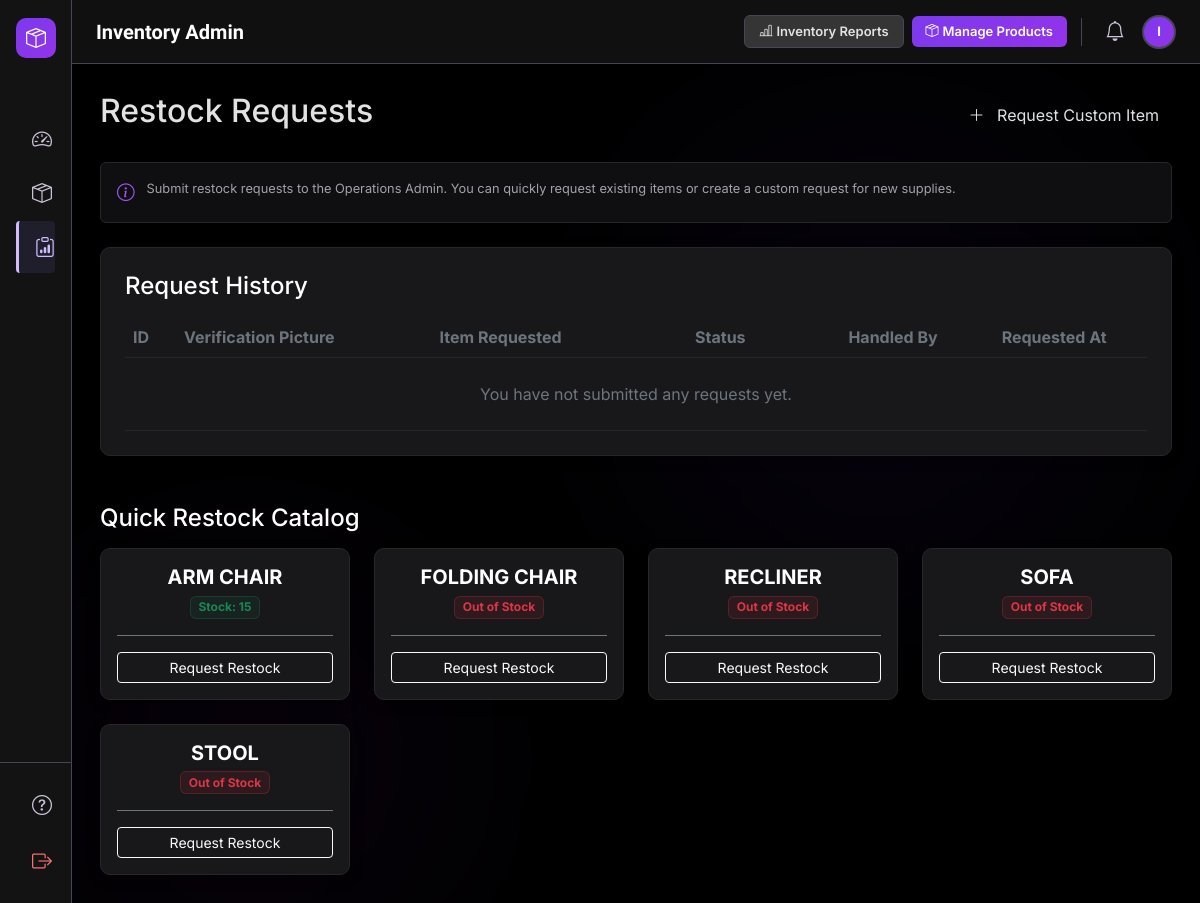
/public/admin/inventoryAdmin/request.php (signed in), run on an earlier commit of the app's database.
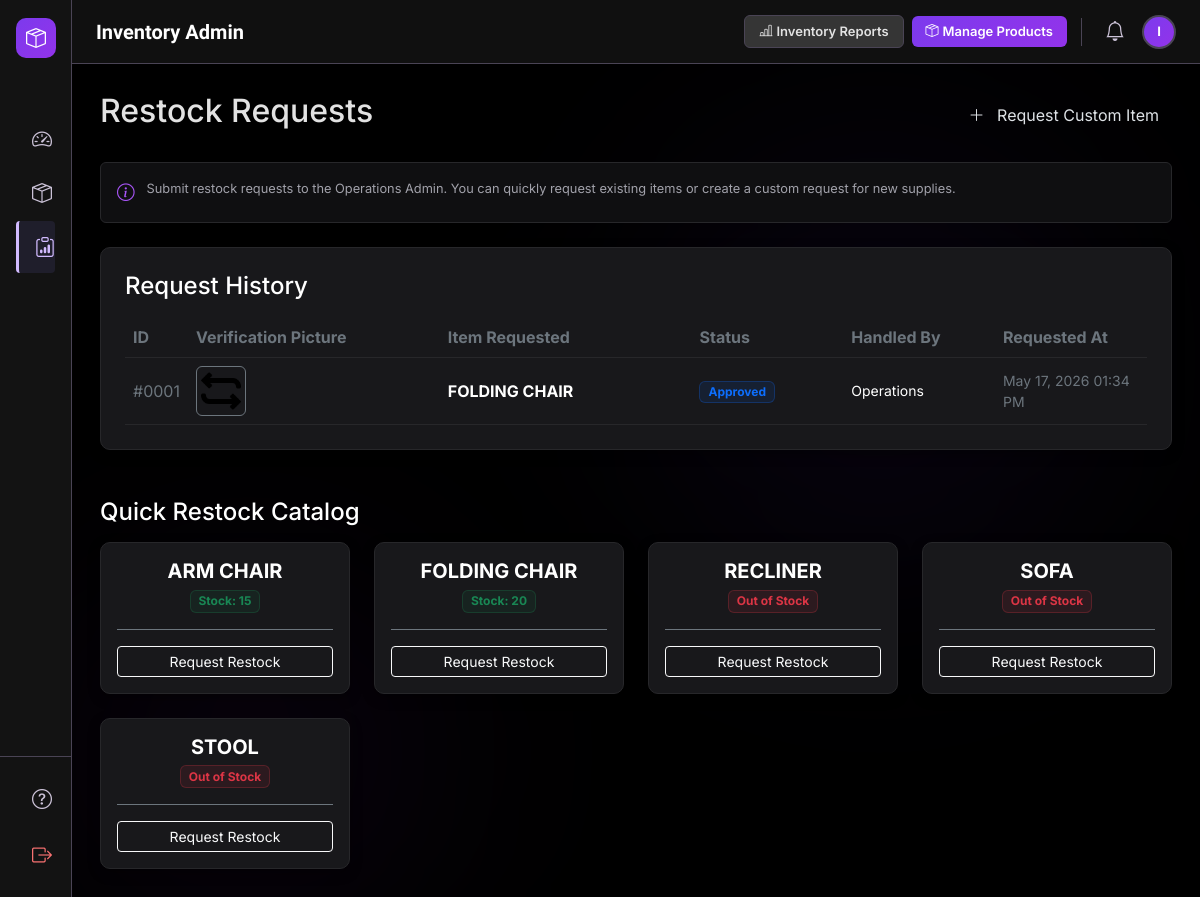
And on a later commit of the database.
### tables this page shows
CREATE TABLE `inventory` (
  `id` int(11) NOT NULL,
  `name` varchar(100) NOT NULL,
  `quantity` int(11) DEFAULT 0,
  `updated_at` timestamp NOT NULL DEFAULT current_timestamp() ON UPDATE current_timestamp(),
  `status` varchar(20) GENERATED ALWAYS AS (case when `quantity` = 0 then 'Out of Stock' when `quantity` < 15 then 'Low' else 'Good' end) STORED,
  `last_verification_image` varchar(255) DEFAULT NULL,
  `updated_by` varchar(100) DEFAULT NULL
);

CREATE TABLE `requests` (
  `id` int(11) NOT NULL,
  `request_image` varchar(255) NOT NULL,
  `item_requested` varchar(100) NOT NULL,
  `requested_by` varchar(100) NOT NULL,
  `requested_at` timestamp NOT NULL DEFAULT current_timestamp(),
  `status` enum('Pending','Approved','Rejected','Completed') DEFAULT 'Pending',
  `handled_by` varchar(100) DEFAULT NULL
);

### public/admin/inventoryAdmin/request.php (the view, shortened to what this page needs)
<?php
require_once '../../../config/db.php';
$inv_stmt = $pdo->prepare("SELECT id, name, quantity, status FROM inventory ORDER BY name ASC");
$inv_stmt->execute();
$inventory_items = $inv_stmt->fetchAll(PDO::FETCH_ASSOC);
$req_stmt = $pdo->prepare("SELECT id, request_image, item_requested, requested_at, status, handled_by FROM requests ORDER BY requested_at DESC");
$req_stmt->execute();
$my_requests = $req_stmt->fetchAll(PDO::FETCH_ASSOC);
require_once '../../../includes/inventoryAdminHeader.php';
?>
<div class="dashboard">
    <div class="d-flex justify-content-between align-items-center mb-4">
        <h2>Restock Requests</h2>
        <button class="btn btn-primary-purple" data-bs-toggle="modal" data-bs-target="#customRequestModal">
            <i class="bi bi-plus-lg me-2"></i> Request Custom Item
        </button>
    </div>
    <div class="info-box mb-4">
        <i class="bi bi-info-circle"></i>
        <span>Submit restock requests to the Operations Admin. You can quickly request existing items or create a custom request for new supplies.</span>
    </div>
    <div class="card p-4 mb-5">
        <h4 class="text-white mb-3">Request History</h4>
        <div class="table-responsive">
            <table class="table table-dark table-hover mb-0">
                <thead>
                    <tr>
                        <th class="text-secondary" style="width: 5%;">ID</th>
                        <th class="text-secondary" style="width: 25%;">Verification Picture</th>
                        <th class="text-secondary" style="width: 25%;">Item Requested</th>
                        <th class="text-secondary" style="width: 15%;">Status</th>
                        <th class="text-secondary" style="width: 15%;">Handled By</th>
                        <th class="text-secondary" style="width: 15%;">Requested At</th>
                    </tr>
                </thead>
                <tbody>
                    <?php if (count($my_requests) > 0): ?>
                        <?php foreach ($my_requests as $req): ?>
                            <tr>
                                <td class="align-middle text-secondary">#<?php echo str_pad($req['id'], 4, '0', STR_PAD_LEFT); ?></td>
                                <td class="align-middle">
                                    <a href="../../uploads/inventory/requests/<?php echo htmlspecialchars($req['request_image']); ?>" target="_blank">
                                        <img src="../../uploads/inventory/requests/<?php echo htmlspecialchars($req['request_image']); ?>" alt="Proof" class="img-thumbnail border-secondary bg-transparent" style="max-height: 50px; object-fit: cover;">
                                    </a>
                                </td>
                                <td class="align-middle text-white fw-bold"><?php echo htmlspecialchars($req['item_requested']); ?></td>
                                <td class="align-middle">
                                    <?php if ($req['status'] === 'Pending'): ?>
                                        <span class="badge bg-warning bg-opacity-10 text-warning border border-warning border-opacity-25 px-2 py-1">Pending</span>
                                    <?php elseif ($req['status'] === 'Approved'): ?>
                                        <span class="badge bg-primary bg-opacity-10 text-primary border border-primary border-opacity-25 px-2 py-1">Approved</span>
                                    <?php elseif ($req['status'] === 'Completed'): ?>
                                        <span class="badge bg-success bg-opacity-10 text-success border border-success border-opacity-25 px-2 py-1">Completed</span>
                                    <?php else: ?>
                                        <span class="badge bg-danger bg-opacity-10 text-danger border border-danger border-opacity-25 px-2 py-1">Rejected</span>
                                    <?php endif; ?>
                                </td>
                                <td class="align-middle text-white small">
                                    <?php echo $req['handled_by'] ? htmlspecialchars($req['handled_by']) : '<span class="text-secondary">Awaiting Admin</span>'; ?>
                                </td>
                                <td class="align-middle text-secondary small">
                                    <?php echo date('M d, Y h:i A', strtotime($req['requested_at'])); ?>
                                </td>
                            </tr>
                        <?php endforeach; ?>
                    <?php else: ?>
                        <tr>
                            <td colspan="6" class="text-center text-secondary py-4">You have not submitted any requests yet.</td>
                        </tr>
                    <?php endif; ?>
                </tbody>
            </table>
        </div>
    </div>
    <h4 class="text-white mb-3">Quick Restock Catalog</h4>
    <div class="row g-4">
        <?php foreach ($inventory_items as $item): ?>
            <div class="col-md-4 col-lg-3">
                <div class="card h-100">
                    <div class="card-body d-flex flex-column text-center">
                        <div class="mb-3">
                            <h5 class="card-title text-white fw-bold mb-1"><?php echo htmlspecialchars($item['name']); ?></h5>
                            <?php if ($item['status'] === 'Out of Stock'): ?>
                                <span class="badge bg-danger bg-opacity-10 text-danger border border-danger border-opacity-25">Out of Stock</span>
                            <?php elseif ($item['status'] === 'Low'): ?>
                                <span class="badge bg-warning bg-opacity-10 text-warning border border-warning border-opacity-25">Low Stock (<?php echo $item['quantity']; ?>)</span>
                            <?php else: ?>
                                <span class="badge bg-success bg-opacity-10 text-success border border-success border-opacity-25">Stock: <?php echo $item['quantity']; ?></span>
                            <?php endif; ?>
                        </div>
                        <div class="mt-auto pt-3 border-top border-secondary">
                            <button class="btn btn-outline-light w-100 btn-sm" data-bs-toggle="modal" data-bs-target="#restockModal" data-item="<?php echo htmlspecialchars($item['name']); ?>">
                                Request Restock
                            </button>
                        </div>
                    </div>
                </div>
            </div>
        <?php endforeach; ?>
    </div>
</div>
<?php
require_once '../../../includes/inventoryAdminFooter.php';
?>

### includes/inventoryAdminHeader.php (shortened to what this page needs)
<?php
$current_page = basename($_SERVER['PHP_SELF']);
?>
<!DOCTYPE html>
<html lang="en" data-bs-theme="dark">
<head>
    <link href="https://cdn.jsdelivr.net/npm/bootstrap@5.3.3/dist/css/bootstrap.min.css" rel="stylesheet">
    <link rel="stylesheet" href="https://cdn.jsdelivr.net/npm/bootstrap-icons@1.11.3/font/bootstrap-icons.min.css">
</head>
<body>
<?php if (isset($_SESSION['user_id'])): ?>
    <div class="bg-aura">
    </div>
    <aside class="app-sidebar" id="appSidebar">
        <div class="sidebar-brand">
            <div class="sidebar-brand-icon">
                <i class="bi bi-box-seam text-white fs-5"></i>
            </div>
        </div>
        <nav class="flex-grow-1 d-flex flex-column px-3 py-2" style="gap:2px; overflow-y:auto;">
            <a href="inventoryAdmin.php" class="sidebar-link <?php echo $current_page == 'inventoryAdmin.php' ? 'active' : ''; ?>">
                <i class="bi bi-speedometer2 fs-5"></i>
            </a>
            <a href="inventory.php" class="sidebar-link <?php echo $current_page == 'inventory.php' ? 'active' : ''; ?>">
                <i class="bi bi-box-seam fs-5"></i>
            </a>
            <a href="request.php" class="sidebar-link <?php echo $current_page == 'request.php' ? 'active' : ''; ?>">
                <i class="bi bi-clipboard-data fs-5"></i>
            </a>
        </nav>
        <div class="d-flex flex-column px-3 py-3 gap-1" style="border-top:1px solid var(--outline-variant)">
            <a href="#" class="sidebar-link">
                <i class="bi bi-question-circle fs-5"></i>
            </a>
            <a href="/VENTO-corp/public/logout.php" class="sidebar-link" style="color:#f87171">
                <i class="bi bi-box-arrow-right fs-5"></i>
            </a>
        </div>
    </aside>
    <header class="app-topbar">
        <div class="d-flex align-items-center gap-3">
            <h1 class="font-headline-sm text-white mb-0 d-none d-lg-block">Inventory Admin</h1>
        </div>
        <div class="d-flex align-items-center gap-2">
            <div class="d-flex align-items-center gap-2 topbar-actions">
                <button class="btn-topbar-outline">
                    <i class="bi bi-bar-chart-line me-1"></i>Inventory Reports
                </button>
                <button class="btn-topbar-primary">
                    <i class="bi bi-box-seam me-1"></i>Manage Products
                </button>
            </div>
            <button class="icon-btn d-none d-md-flex">
                <i class="bi bi-bell fs-5"></i>
            </button>
            <div class="user-avatar" title="<?php echo htmlspecialchars($_SESSION['first_name'] . ' ' . ($_SESSION['last_name'] ?? '')); ?>">
                <?php
                    $initials = strtoupper(substr($_SESSION['first_name'] ?? 'U', 0, 1));
                    echo $initials;
                ?>
            </div>
        </div>
    </header>
    <main class="app-main position-relative" style="z-index:10;">
        <div style="max-width:1400px;margin:0 auto;">
<?php else: ?>
    <main class="container-fluid flex-grow-1 p-4">
<?php endif; ?>

### includes/inventoryAdminFooter.php (shortened to what this page needs)
<?php if (isset($_SESSION['user_id'])): ?>
        </div>
    </main>
<?php else: ?>
    </main>
<?php endif; ?>
</body>
</html>

### includes/inventoryAdminHeader.php (style rules this page uses)
:root { --surface-dim: #131313; --surface-container-highest: #353535; --surface-container-low: #1b1b1b; --surface-container: #1f1f1f; --primary: #d2bbff; --primary-container: #7c3aed; --secondary: #c4c1fb; --secondary-container: #444173; --outline-variant: #4a4455; --on-surface: #e2e2e2; --on-surface-variant: #ccc3d8; }
body { font-family: 'Inter', sans-serif; background-color: #000000; color: var(--on-surface); overflow: hidden; }
.font-headline-sm { font-family: 'Geist', sans-serif; font-size: 20px; font-weight: 600; }
.app-sidebar { position: fixed; left: 0; top: 0; height: 100vh; z-index: 1050; background-color: var(--surface-dim); border-right: 1px solid var(--outline-variant); width: 72px; transition: width 0.3s ease; overflow: hidden; display: flex; flex-direction: column; }
.sidebar-brand { display: flex; align-items: center; gap: 14px; padding: 18px 16px; overflow: hidden; white-space: nowrap; min-height: 64px; }
.sidebar-brand-icon { min-width: 40px; height: 40px; display: flex; align-items: center; justify-content: center; border-radius: 10px; background: linear-gradient(135deg, #7c3aed, #9333ea); }
.sidebar-link { display: flex; align-items: center; gap: 16px; padding: 11px 16px; color: var(--on-surface-variant); text-decoration: none; border-radius: 4px; transition: all 0.2s; white-space: nowrap; }
.sidebar-link.active { border-left: 3px solid var(--primary); background-color: rgba(68, 65, 115, 0.25); color: var(--primary); }
.app-topbar { position: fixed; top: 0; right: 0; left: 72px; height: 64px; z-index: 1040; display: flex; justify-content: space-between; align-items: center; padding: 0 24px; background-color: rgba(19, 19, 19, 0.85); backdrop-filter: blur(14px); border-bottom: 1px solid var(--outline-variant); transition: left 0.3s ease; }
.icon-btn { width: 38px; height: 38px; display: flex; align-items: center; justify-content: center; border-radius: 50%; color: var(--on-surface-variant); background: transparent; border: none; transition: background 0.2s; cursor: pointer; }
.btn-topbar-outline { background-color: var(--surface-container-highest); border: 1px solid var(--outline-variant); color: var(--on-surface); font-size: 13px; font-weight: 600; padding: 6px 14px; border-radius: 6px; cursor: pointer; transition: background 0.2s, color 0.2s; white-space: nowrap; }
.btn-topbar-primary { background: linear-gradient(135deg, #7c3aed, #9333ea); border: none; color: #fff; font-size: 13px; font-weight: 600; padding: 6px 14px; border-radius: 6px; cursor: pointer; transition: opacity 0.2s; white-space: nowrap; }
.user-avatar { width: 34px; height: 34px; border-radius: 50%; background: linear-gradient(135deg, #7c3aed, #9333ea); display: flex; align-items: center; justify-content: center; font-size: 13px; font-weight: 700; color: #fff; border: 2px solid var(--outline-variant); cursor: pointer; flex-shrink: 0; }
.app-main { margin-left: 72px; margin-top: 64px; padding: 28px; height: calc(100vh - 64px); overflow-y: auto; overflow-x: hidden; transition: margin-left 0.3s ease; }
.card, .stat-card { background-color: #18181b !important; border: 1px solid #27272a !important; border-radius: 10px; box-shadow: 0 4px 12px rgba(0,0,0,0.4); }
.table { color: var(--on-surface); }
.table-dark { --bs-table-bg: #18181b; --bs-table-border-color: #27272a; }
.info-box { background-color: #0f0f11; border: 1px solid #27272a; border-radius: 6px; padding: 1rem; display: flex; gap: 0.75rem; font-size: 0.8rem; color: #a1a1aa; align-items: flex-start; margin-bottom: 1.5rem; }
.info-box i { color: #a855f7; font-size: 1.1rem; }
.bg-aura { position: fixed; top: 0; left: 0; width: 100vw; height: 100vh; pointer-events: none; z-index: 0; }

What changed in the data, as far as the page shows it:
added requests: id "0001", request_image (picture), item_requested "FOLDING CHAIR", status "Approved", handled_by "Operations", requested_at "May 17, 2026 01:34 PM"
changed inventory "FOLDING CHAIR": quantity (not shown) → "20"; status "Out of Stock" → "Stock:"
Also different on the page:
text no longer shown: "You have not submitted any requests yet."
